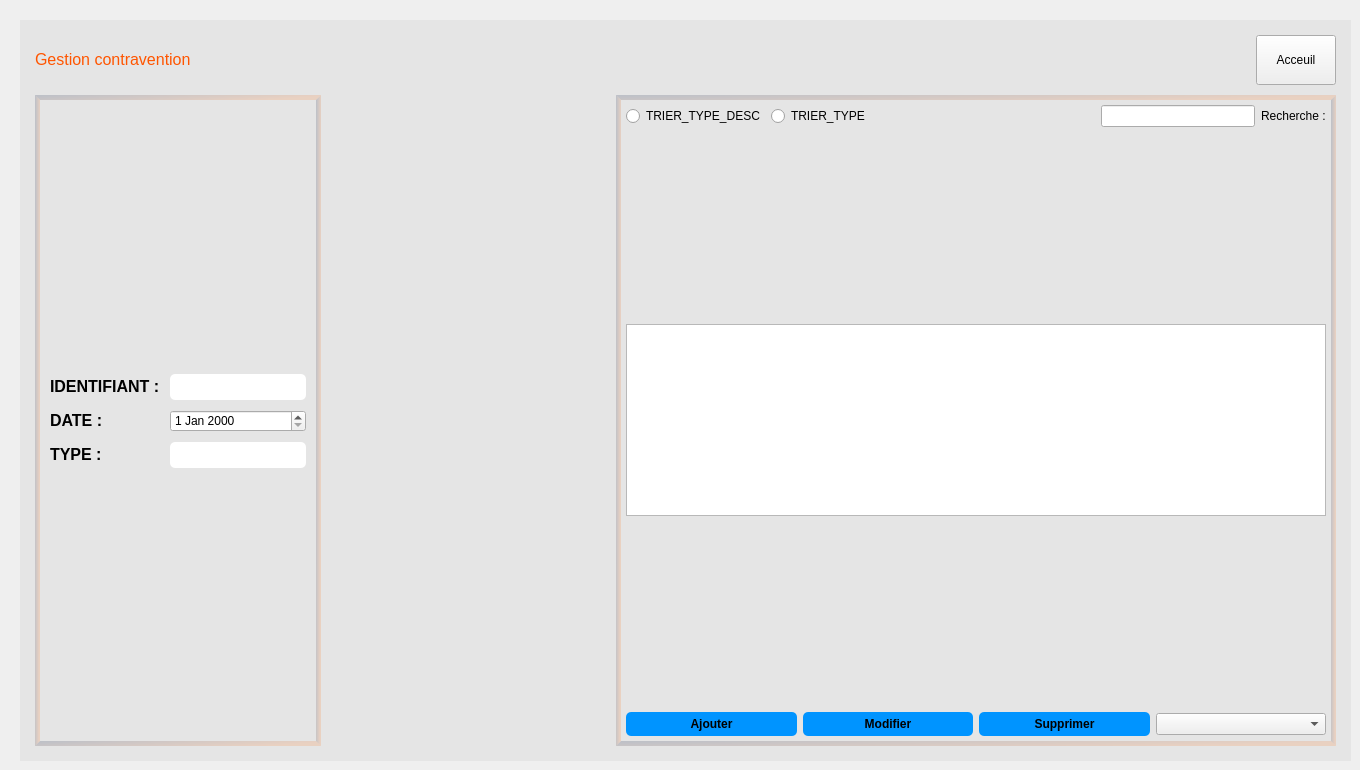
    <widget class="QWidget" name="stackedWidgetPage2">
     <widget class="QLabel" name="label_9">
      <property name="geometry">
       <rect>
        <x>0</x>
        <y>0</y>
        <width>1261</width>
        <height>671</height>
       </rect>
      </property>
      <property name="text">
       <string/>
      </property>
      <property name="pixmap">
       <pixmap>C:/Users/Documents/Downloads/o-- - 1.png</pixmap>
      </property>
     </widget>
     <widget class="QWidget" name="gridWidgetC" native="true">
      <property name="geometry">
       <rect>
        <x>20</x>
        <y>20</y>
        <width>1331</width>
        <height>741</height>
       </rect>
      </property>
      <property name="styleSheet">
       <string notr="true">#gridWidgetC {
	background : #e5e5e5;
}</string>
      </property>
      <layout class="QGridLayout" name="gridLayout_2">
       <property name="leftMargin">
        <number>15</number>
       </property>
       <property name="topMargin">
        <number>15</number>
       </property>
       <property name="rightMargin">
        <number>15</number>
       </property>
       <property name="bottomMargin">
        <number>15</number>
       </property>
       <property name="spacing">
        <number>10</number>
       </property>
       <item row="0" column="0">
        <widget class="QLabel" name="label_20">
         <property name="text">
          <string>&lt;html&gt;&lt;head/&gt;&lt;body&gt;&lt;p&gt;&lt;span style=&quot; font-size:12pt; color:#ff5500;&quot;&gt;Gestion contravention&lt;/span&gt;&lt;/p&gt;&lt;/body&gt;&lt;/html&gt;</string>
         </property>
        </widget>
       </item>
       <item row="0" column="2">
        <layout class="QHBoxLayout" name="horizontalLayout_8">
         <item>
          <spacer name="horizontalSpacer_8">
           <property name="orientation">
            <enum>Qt::Horizontal</enum>
           </property>
           <property name="sizeHint" stdset="0">
            <size>
             <width>40</width>
             <height>20</height>
            </size>
           </property>
          </spacer>
         </item>
         <item>
          <widget class="QPushButton" name="PBacceuil_2">
           <property name="enabled">
            <bool>true</bool>
           </property>
           <property name="minimumSize">
            <size>
             <width>0</width>
             <height>50</height>
            </size>
           </property>
           <property name="text">
            <string>Acceuil</string>
           </property>
          </widget>
         </item>
        </layout>
       </item>
       <item row="1" column="1">
        <spacer name="horizontalSpacer_6">
         <property name="orientation">
          <enum>Qt::Horizontal</enum>
         </property>
         <property name="sizeHint" stdset="0">
          <size>
           <width>40</width>
           <height>20</height>
          </size>
         </property>
        </spacer>
       </item>
       <item row="1" column="2">
        <widget class="QWidget" name="verticalWidgetC" native="true">
         <property name="styleSheet">
          <string notr="true">#verticalWidgetC {
		border : 5px solid qlineargradient(spread:pad, x1:0, y1:0, x2:1, y2:0.273, stop:0 rgba(20,40, 80, 50), stop:1 rgba(252, 126, 47, 50));
}</string>
         </property>
         <layout class="QVBoxLayout" name="verticalLayout_5">
          <property name="leftMargin">
           <number>10</number>
          </property>
          <property name="topMargin">
           <number>10</number>
          </property>
          <property name="rightMargin">
           <number>10</number>
          </property>
          <property name="bottomMargin">
           <number>10</number>
          </property>
          <item>
           <layout class="QHBoxLayout" name="horizontalLayout_11">
            <item>
             <widget class="QRadioButton" name="radioButton_3">
              <property name="text">
               <string>TRIER_TYPE_DESC</string>
              </property>
             </widget>
            </item>
            <item>
             <widget class="QRadioButton" name="radioButton_4">
              <property name="text">
               <string>TRIER_TYPE</string>
              </property>
             </widget>
            </item>
            <item>
             <spacer name="horizontalSpacer_7">
              <property name="orientation">
               <enum>Qt::Horizontal</enum>
              </property>
              <property name="sizeHint" stdset="0">
               <size>
                <width>40</width>
                <height>20</height>
               </size>
              </property>
             </spacer>
            </item>
            <item>
             <layout class="QHBoxLayout" name="horizontalLayout_7">
              <item>
               <widget class="QLineEdit" name="suppC"/>
              </item>
              <item>
               <widget class="QLabel" name="label_7">
                <property name="text">
                 <string>Recherche :</string>
                </property>
               </widget>
              </item>
             </layout>
            </item>
           </layout>
          </item>
          <item>
           <spacer name="verticalSpacer_7">
            <property name="orientation">
             <enum>Qt::Vertical</enum>
            </property>
            <property name="sizeHint" stdset="0">
             <size>
              <width>20</width>
              <height>40</height>
             </size>
            </property>
           </spacer>
          </item>
          <item>
           <widget class="QTableView" name="table1">
            <property name="minimumSize">
             <size>
              <width>700</width>
              <height>0</height>
             </size>
            </property>
            <property name="styleSheet">
             <string notr="true"/>
            </property>
           </widget>
          </item>
          <item>
           <spacer name="verticalSpacer_8">
            <property name="orientation">
             <enum>Qt::Vertical</enum>
            </property>
            <property name="sizeHint" stdset="0">
             <size>
              <width>20</width>
              <height>40</height>
             </size>
            </property>
           </spacer>
          </item>
          <item>
           <layout class="QHBoxLayout" name="horizontalLayout_3">
            <item>
             <widget class="QPushButton" name="pushButton_13">
              <property name="styleSheet">
               <string notr="true">QPushButton {
padding: 5px;
border-radius: 5px;
background-color:#0094ff;
font-weight: bold;
}</string>
              </property>
              <property name="text">
               <string>Ajouter</string>
              </property>
             </widget>
            </item>
            <item>
             <widget class="QPushButton" name="pushButton_modif_3">
              <property name="styleSheet">
               <string notr="true">QPushButton {
padding: 5px;
border-radius: 5px;
background-color:#0094ff;
font-weight: bold;
}</string>
              </property>
              <property name="text">
               <string>Modifier</string>
              </property>
             </widget>
            </item>
            <item>
             <widget class="QPushButton" name="supprimer_3">
              <property name="styleSheet">
               <string notr="true">QPushButton {
padding: 5px;
border-radius: 5px;
background-color:#0094ff;
font-weight: bold;
}</string>
              </property>
              <property name="text">
               <string>Supprimer</string>
              </property>
             </widget>
            </item>
            <item>
             <widget class="QComboBox" name="comboBox_2"/>
            </item>
           </layout>
          </item>
         </layout>
        </widget>
       </item>
       <item row="1" column="0">
        <widget class="QWidget" name="widget_7" native="true">
         <property name="styleSheet">
          <string notr="true">#widget_7 {
	border : 5px solid qlineargradient(spread:pad, x1:0, y1:0, x2:1, y2:0.273, stop:0 rgba(20,40, 80, 50), stop:1 rgba(252, 126, 47, 50));
}</string>
         </property>
         <layout class="QVBoxLayout" name="verticalLayout_6">
          <property name="leftMargin">
           <number>5</number>
          </property>
          <property name="topMargin">
           <number>5</number>
          </property>
          <property name="rightMargin">
           <number>5</number>
          </property>
          <property name="bottomMargin">
           <number>5</number>
          </property>
          <item>
           <spacer name="verticalSpacer_5">
            <property name="orientation">
             <enum>Qt::Vertical</enum>
            </property>
            <property name="sizeHint" stdset="0">
             <size>
              <width>20</width>
              <height>40</height>
             </size>
            </property>
           </spacer>
          </item>
          <item>
           <layout class="QFormLayout" name="formLayout_2">
            <property name="horizontalSpacing">
             <number>10</number>
            </property>
            <property name="verticalSpacing">
             <number>10</number>
            </property>
            <property name="leftMargin">
             <number>10</number>
            </property>
            <property name="topMargin">
             <number>10</number>
            </property>
            <property name="rightMargin">
             <number>10</number>
            </property>
            <property name="bottomMargin">
             <number>10</number>
            </property>
            <item row="0" column="0">
             <widget class="QLabel" name="label_21">
              <property name="text">
               <string>&lt;html&gt;&lt;head/&gt;&lt;body&gt;&lt;p&gt;&lt;span style=&quot; font-size:12pt; font-weight:600;&quot;&gt;IDENTIFIANT :&lt;/span&gt;&lt;/p&gt;&lt;/body&gt;&lt;/html&gt;</string>
              </property>
             </widget>
            </item>
            <item row="0" column="1">
             <widget class="QLineEdit" name="idC">
              <property name="styleSheet">
               <string notr="true">QLineEdit {
padding: 5px;
border-radius: 5px;

font-weight: bold;
}</string>
              </property>
             </widget>
            </item>
            <item row="1" column="0">
             <widget class="QLabel" name="label_22">
              <property name="text">
               <string>&lt;html&gt;&lt;head/&gt;&lt;body&gt;&lt;p&gt;&lt;span style=&quot; font-size:12pt; font-weight:600;&quot;&gt;DATE :&lt;/span&gt;&lt;/p&gt;&lt;/body&gt;&lt;/html&gt;</string>
              </property>
             </widget>
            </item>
            <item row="1" column="1">
             <widget class="QDateEdit" name="dateEdit"/>
            </item>
            <item row="2" column="0">
             <widget class="QLabel" name="label_23">
              <property name="text">
               <string>&lt;html&gt;&lt;head/&gt;&lt;body&gt;&lt;p&gt;&lt;span style=&quot; font-size:12pt; font-weight:600;&quot;&gt;TYPE :&lt;/span&gt;&lt;/p&gt;&lt;/body&gt;&lt;/html&gt;</string>
              </property>
             </widget>
            </item>
            <item row="2" column="1">
             <widget class="QLineEdit" name="type">
              <property name="styleSheet">
               <string notr="true">QLineEdit {
padding: 5px;
border-radius: 5px;

font-weight: bold;
}</string>
              </property>
             </widget>
            </item>
           </layout>
          </item>
          <item>
           <spacer name="verticalSpacer_6">
            <property name="orientation">
             <enum>Qt::Vertical</enum>
            </property>
            <property name="sizeHint" stdset="0">
             <size>
              <width>20</width>
              <height>40</height>
             </size>
            </property>
           </spacer>
          </item>
         </layout>
        </widget>
       </item>
      </layout>
     </widget>
    </widget>
